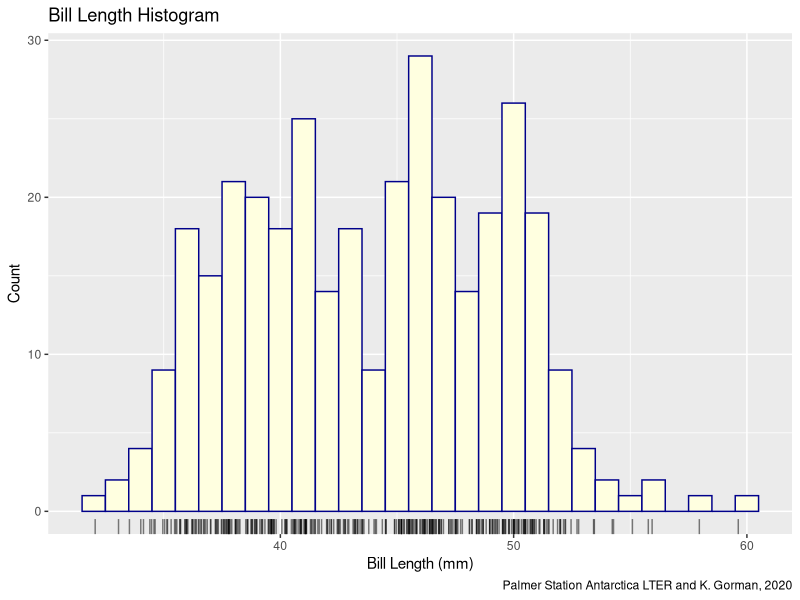
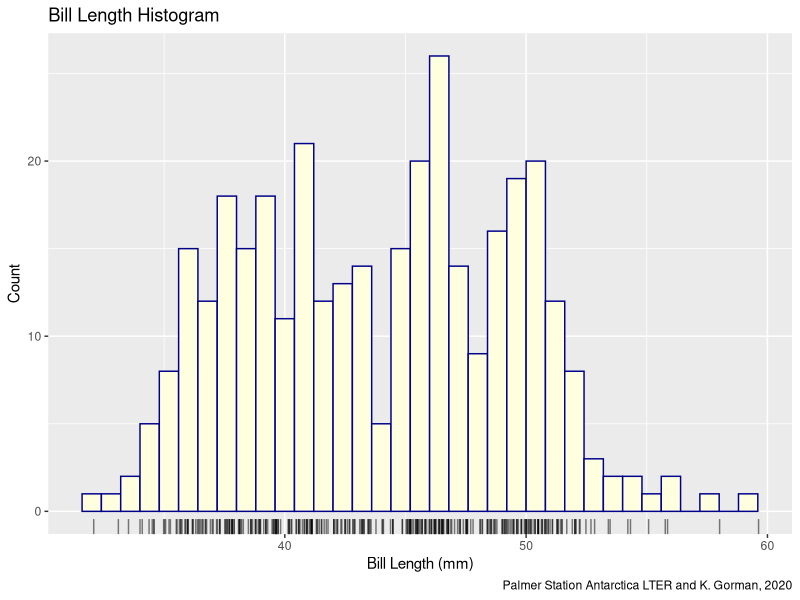
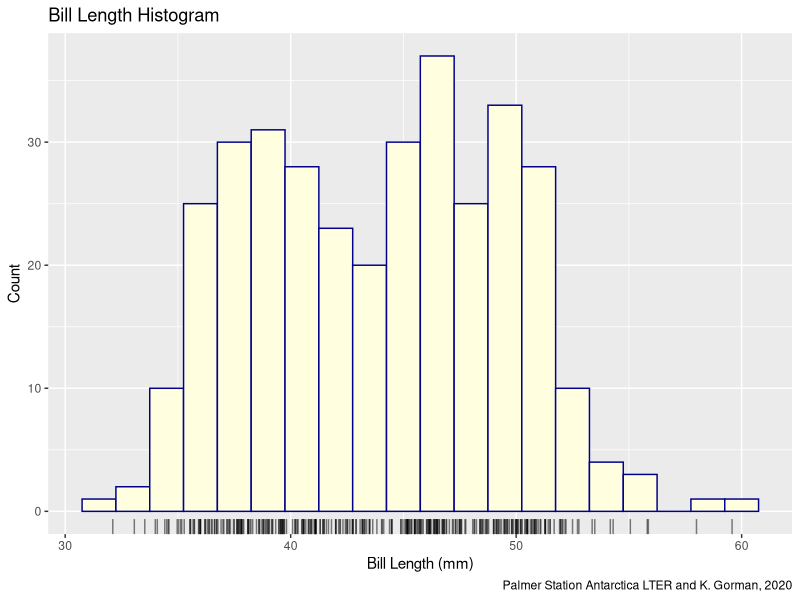
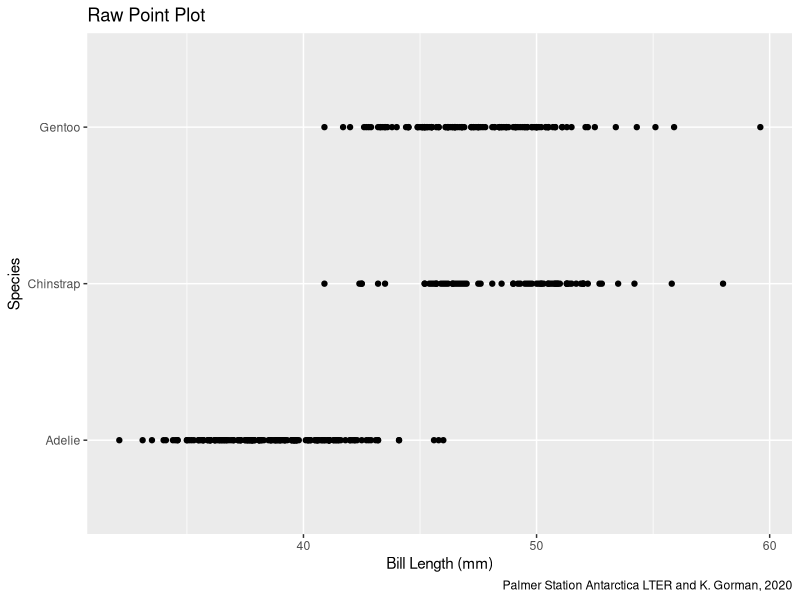
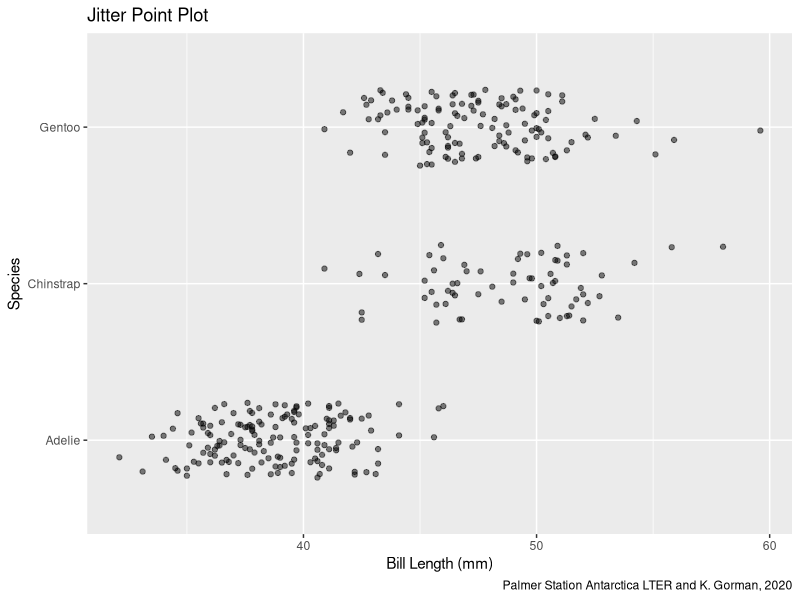
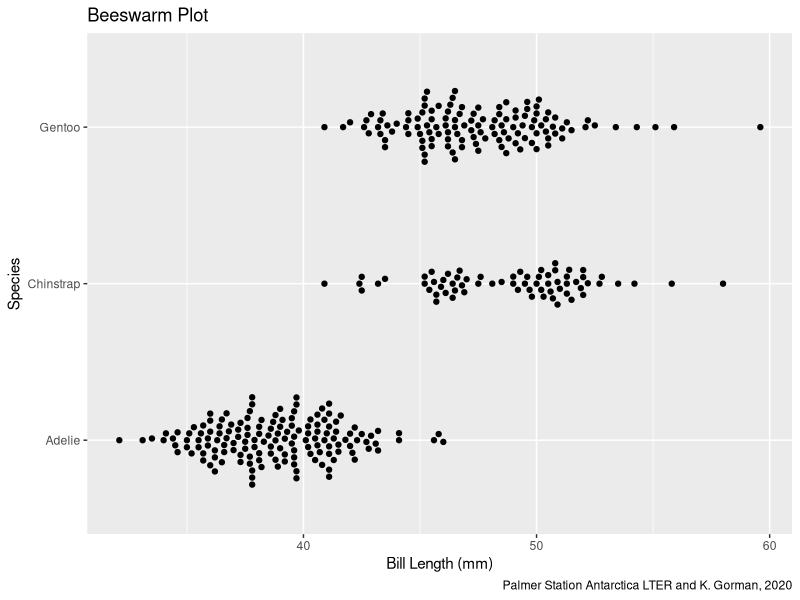
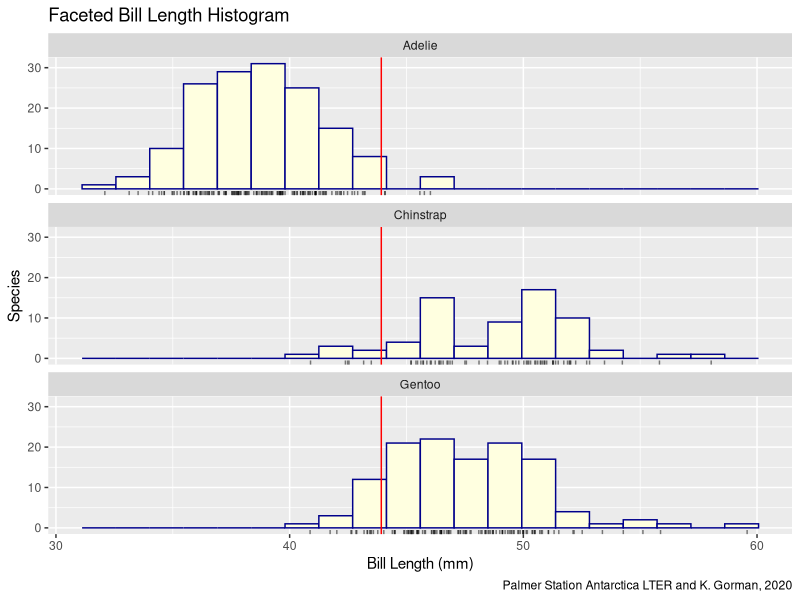
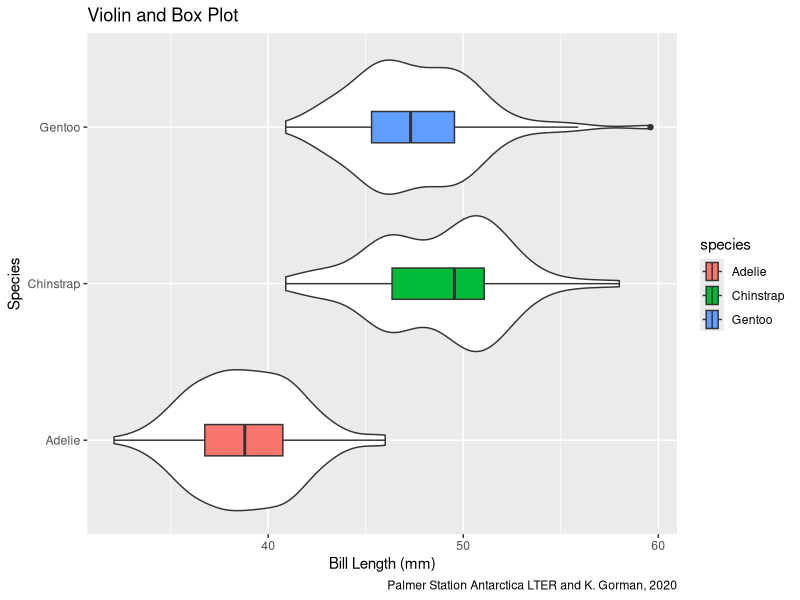

Reproduce these figures in R, in order.
## ---- chunk 1
#| label: setup
#| message: false
library(tidyverse)
library(ggbeeswarm)
## ---- chunk 2
#| label: data-preparation
penguins <- datasets::penguins

nrow(penguins)
ncol(penguins)

head(penguins)
tail(penguins)
glimpse(penguins)

penguins_bill <- penguins |>
  select(species, bill_len = bill_len, bill_dep = bill_dep) |>
  drop_na()

nrow(penguins_bill)
## ---- chunk 3
#| label: verifier-3.1

## ---- chunk 4
#| label: bill-length-histogram
caption_source <- "Palmer Station Antarctica LTER and K. Gorman, 2020"

gg_hist_bins <- function(w) {
  ggplot(penguins_bill, aes(x = .data$bill_len)) +
    geom_histogram(
      binwidth = w,
      fill = "lightyellow",
      color = "darkblue"
    ) +
    geom_rug(
      aes(y = 0),
      position = position_jitter(height = 0),
      alpha = 0.5,
      sides = "b"
    ) +
    labs(
      x = "Bill Length (mm)",
      y = "Count",
      title = "Bill Length Histogram",
      caption = caption_source
    )
}

gg_hist_bins(1)
## ---- chunk 5
#| label: verifier-3.2a


## ---- chunk 6
#| label: histogram-bin-width
gg_hist_bins(0.8)

gg_hist_bins(1.5)
## ---- chunk 7
#| label: raw-point-plot
labs_len_by_species <- labs(
  x = "Bill Length (mm)",
  y = "Species",
  caption = caption_source
)

ggplot(penguins_bill, aes(x = .data$bill_len, y = .data$species)) +
  geom_point() +
  labs_len_by_species +
  labs(title = "Raw Point Plot")
## ---- chunk 8
#| label: jitter-point-plot
ggplot(penguins_bill, aes(x = .data$bill_len, y = .data$species)) +
  geom_jitter(
    alpha = 0.5,
    width = 0,
    height = 0.25
  ) +
  labs_len_by_species +
  labs(title = "Jitter Point Plot")
## ---- chunk 9
#| label: beeswarm-plot
ggplot(penguins_bill, aes(x = .data$bill_len, y = .data$species)) +
  geom_beeswarm(
    cex = 1.5
  ) +
  labs_len_by_species +
  labs(title = "Beeswarm Plot")
## ---- chunk 10
#| label: faceted-histogram
ggplot(penguins_bill, aes(x = .data$bill_len)) +
  geom_histogram(
    bins = 20,
    fill = "lightyellow",
    color = "darkblue"
  ) +
  geom_rug(
    aes(y = 0),
    position = position_jitter(height = 0),
    alpha = 0.5,
    sides = "b"
  ) +
  facet_wrap(vars(species), ncol = 1) +
  geom_vline(aes(xintercept = mean(bill_len)), color = "red") +
  labs_len_by_species +
  labs(title = "Faceted Bill Length Histogram")
## ---- chunk 11
#| label: violin-with-box-plot
ggplot(penguins_bill, aes(bill_len, species)) +
  geom_violin() +
  geom_boxplot(aes(fill = species), width = 0.2) +
  labs_len_by_species +
  labs(title = "Violin and Box Plot")
## ---- chunk 12
#| label: bill-depth-histogram
gg_depth_bins <- function(w) {
  ggplot(penguins_bill, aes(x = .data$bill_dep)) +
    geom_histogram(
      binwidth = w,
      fill = "lightyellow",
      color = "darkblue"
    ) +
    geom_rug(
      aes(y = 0),
      position = position_jitter(height = 0),
      alpha = 0.5,
      sides = "b"
    ) +
    labs(
      x = "Bill Depth (mm)",
      y = "Count",
      title = str_c("Bill Depth Histogram"),
      caption = caption_source
    )
}

gg_depth_bins(1)
## ---- chunk 13
#| label: faceted-bill-depth-histogram
global_mean_dep <- mean(penguins_bill$bill_dep)

ggplot(penguins_bill, aes(x = .data$bill_dep)) +
  geom_histogram(
    binwidth = 0.5,
    fill = "lightyellow",
    color = "darkblue"
  ) +
  facet_wrap(vars(species), ncol = 1) +
  geom_rug(
    aes(y = 0),
    position = position_jitter(height = 0),
    alpha = 0.5,
    sides = "b"
  ) +
  geom_vline(aes(xintercept = global_mean_dep), color = "red") +
  labs_len_by_species +
  labs(
    x = "Bill Depth (mm)",
    title = "Faceted Bill Depth Histogram"
  )
## ---- chunk 14
#| label: verifier-3.3c


## ---- chunk 15
#| label: scatter-plot-with-linear-model
labs_len_by_bills <- labs(
  x = "Bill Length (mm)",
  y = "Bill Depth (mm)",
  caption = caption_source
)

lm_plot <-
  ggplot(penguins_bill, aes(x = .data$bill_len, y = .data$bill_dep)) +
  geom_point() +
  geom_smooth(
    method = "lm"
  ) +
  labs_len_by_bills

lm_plot +
  labs(title = "Scatter plot with linear model")
## ---- chunk 16
#| label: overplotting
coord_counts <- penguins_bill |>
  count(bill_len, bill_dep)

hidden_points <- sum(coord_counts$n) - nrow(coord_counts)
max_stack <- max(coord_counts$n)

hidden_points
max_stack
## ---- chunk 17
#| label: jitter-overplot
ggplot(penguins_bill, aes(x = .data$bill_len, y = .data$bill_dep)) +
  geom_jitter(
    alpha = 0.5,
    width = 0,
    height = 0.1
  ) +
  geom_smooth(
    method = "lm"
  ) +
  labs_len_by_bills +
  labs(title = "Jittered Scatter plot")
## ---- chunk 18
#| label: count-overplot
ggplot(penguins_bill, aes(x = .data$bill_len, y = .data$bill_dep)) +
  geom_smooth(method = "lm") +
  geom_count(alpha = 0.5) +
  scale_size_area() +
  labs_len_by_bills +
  labs(title = "Count-symbol Plot")
## ---- chunk 19
#| label: color-scatter-plot
ggplot(
  penguins_bill,
  aes(x = .data$bill_len, y = .data$bill_dep, color = .data$species)
) +
  geom_smooth(method = "lm") +
  geom_count(alpha = 0.5) +
  scale_size_area() +
  labs_len_by_bills +
  labs(
    title = "Colored Count-symbol Plot",
    color = "Species"
  )
